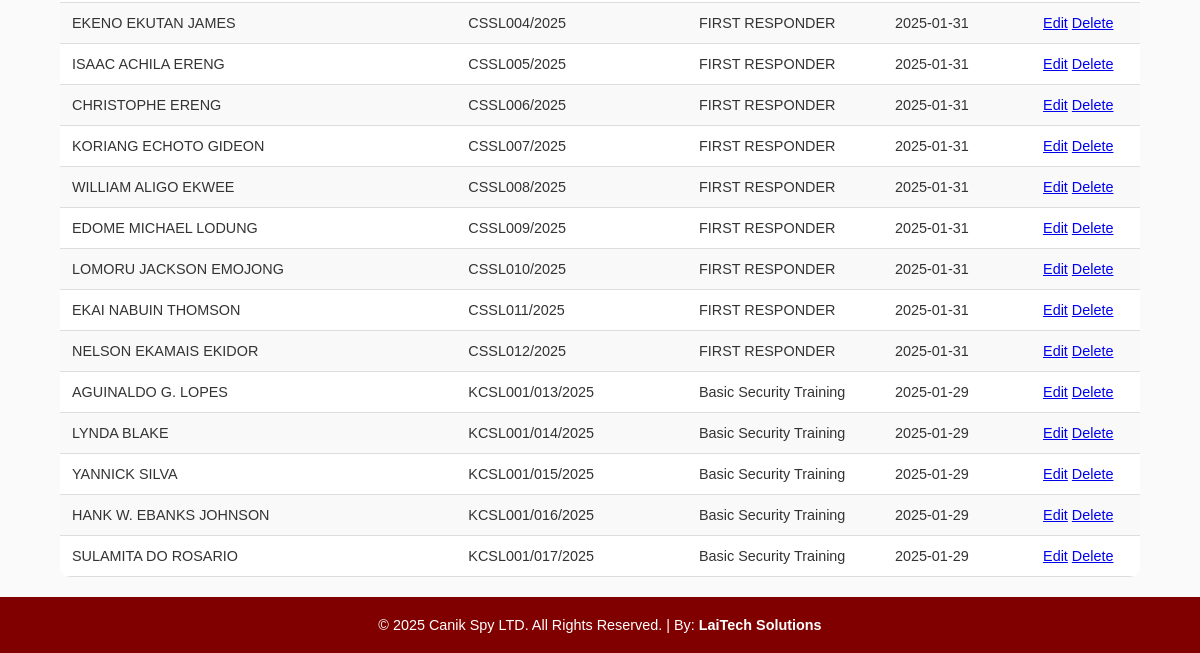
Before: /admin (signed in, lower part) with the older database file.
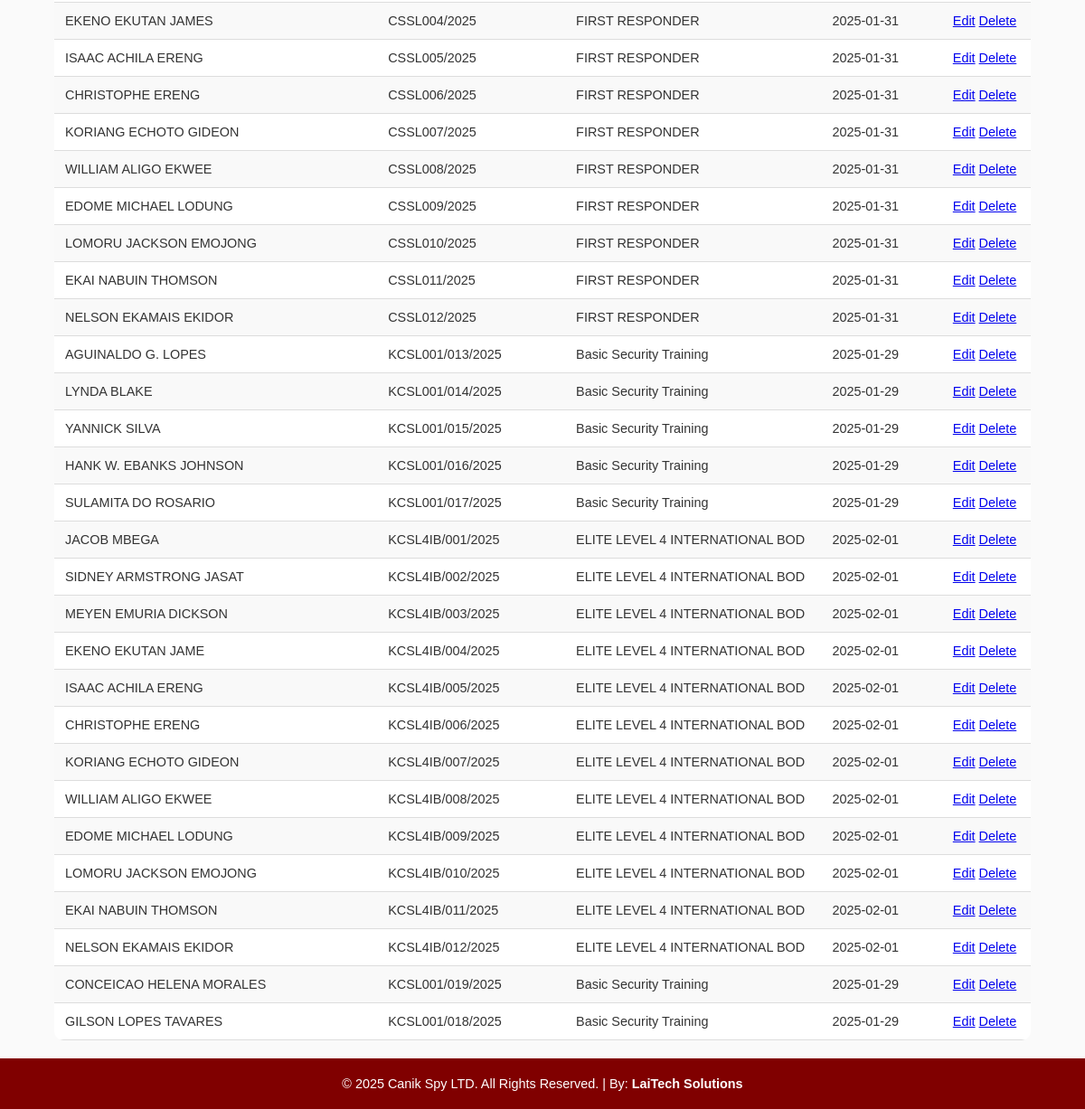
After: the same page with the newer database file.
### tables this page shows
CREATE TABLE certificates (
            id INTEGER PRIMARY KEY AUTOINCREMENT,
                    name TEXT NOT NULL,
                            certificate_number TEXT NOT NULL UNIQUE,
                                    course_type TEXT NOT NULL,
                                            date_issued DATE NOT NULL
                                                );

### app.py (the view)
@app.route('/admin')
def admin():
    if not session.get('logged_in'):
        return redirect(url_for('login'))
    conn = get_db_connection()
    c = conn.cursor()
    c.execute("SELECT * FROM certificates")
    certificates = c.fetchall()
    conn.close()
    return render_template('admin.html', certificates=certificates)

### app.py (called while the page is built)
def get_db_connection():
    with db_lock:
        conn = sqlite3.connect('certificate.db', check_same_thread=False)
        return conn

### templates/admin.html (shortened to what this page needs)
<!DOCTYPE html>
<html lang="en">
<head>
    <link rel="stylesheet" href="{{ url_for('static', filename='style.css') }}">
</head>
<body>
    <table>
        <tbody>
            {% for certificate in certificates %}
            <tr>
                <td>{{ certificate[1] }}</td>
                <td>{{ certificate[2] }}</td>
                <td>{{ certificate[3] }}</td>
                <td>{{ certificate[4] }}</td>
                <td>
                    <a href="/admin/edit/{{ certificate[0] }}">Edit</a>
                    <a href="/admin/delete/{{ certificate[0] }}">Delete</a>
                </td>
            </tr>
            {% endfor %}
        </tbody>
    </table>
    <footer>
        <p>&copy; 2025 Canik Spy LTD. All Rights Reserved. | By: <a href="https://laitechsolutions.co.ke/" target="_blank" style="color: white; text-decoration: none;">LaiTech Solutions</a></p>
    </footer>
</body>
</html>

### static/style.css (style rules this page uses)
* { margin: 0; padding: 0; box-sizing: border-box; }
body { font-family: Arial, sans-serif; background-color: #fafafa; color: #333; text-align: center; display: flex; flex-direction: column; min-height: 100vh; }
table { width: 90%; margin: 20px auto; border-collapse: collapse; border-spacing: 0; border-radius: 10px; background-color: #fff; overflow: hidden; }
tr:nth-child(even) { background-color: #f9f9f9; }
footer { background-color: #800000; color: white; padding: 20px 0; text-align: center; font-size: 0.9em; margin-top: auto; }
footer a { color: white; text-decoration: none; font-weight: bold; }

Changed rows visible on the page:
added certificates: name "JACOB MBEGA", certificate_number "KCSL4IB/001/2025", course_type "ELITE LEVEL 4 INTERNATIONAL BOD", date_issued "2025-02-01"
added certificates: name "SIDNEY ARMSTRONG JASAT", certificate_number "KCSL4IB/002/2025", course_type "ELITE LEVEL 4 INTERNATIONAL BOD", date_issued "2025-02-01"
added certificates: name "MEYEN EMURIA DICKSON", certificate_number "KCSL4IB/003/2025", course_type "ELITE LEVEL 4 INTERNATIONAL BOD", date_issued "2025-02-01"
added certificates: name "EKENO EKUTAN JAME", certificate_number "KCSL4IB/004/2025", course_type "ELITE LEVEL 4 INTERNATIONAL BOD", date_issued "2025-02-01"
added certificates: name "ISAAC ACHILA ERENG", certificate_number "KCSL4IB/005/2025", course_type "ELITE LEVEL 4 INTERNATIONAL BOD", date_issued "2025-02-01"
added certificates: name "CHRISTOPHE ERENG", certificate_number "KCSL4IB/006/2025", course_type "ELITE LEVEL 4 INTERNATIONAL BOD", date_issued "2025-02-01"
added certificates: name "KORIANG ECHOTO GIDEON", certificate_number "KCSL4IB/007/2025", course_type "ELITE LEVEL 4 INTERNATIONAL BOD", date_issued "2025-02-01"
added certificates: name "WILLIAM ALIGO EKWEE", certificate_number "KCSL4IB/008/2025", course_type "ELITE LEVEL 4 INTERNATIONAL BOD", date_issued "2025-02-01"
added certificates: name "EDOME MICHAEL LODUNG", certificate_number "KCSL4IB/009/2025", course_type "ELITE LEVEL 4 INTERNATIONAL BOD", date_issued "2025-02-01"
added certificates: name "LOMORU JACKSON EMOJONG", certificate_number "KCSL4IB/010/2025", course_type "ELITE LEVEL 4 INTERNATIONAL BOD", date_issued "2025-02-01"
added certificates: name "EKAI NABUIN THOMSON", certificate_number "KCSL4IB/011/2025", course_type "ELITE LEVEL 4 INTERNATIONAL BOD", date_issued "2025-02-01"
added certificates: name "NELSON EKAMAIS EKIDOR", certificate_number "KCSL4IB/012/2025", course_type "ELITE LEVEL 4 INTERNATIONAL BOD", date_issued "2025-02-01"
added certificates: name "CONCEICAO HELENA MORALES", certificate_number "KCSL001/019/2025", course_type "Basic Security Training", date_issued "2025-01-29"
added certificates: name "GILSON LOPES TAVARES", certificate_number "KCSL001/018/2025", course_type "Basic Security Training", date_issued "2025-01-29"
